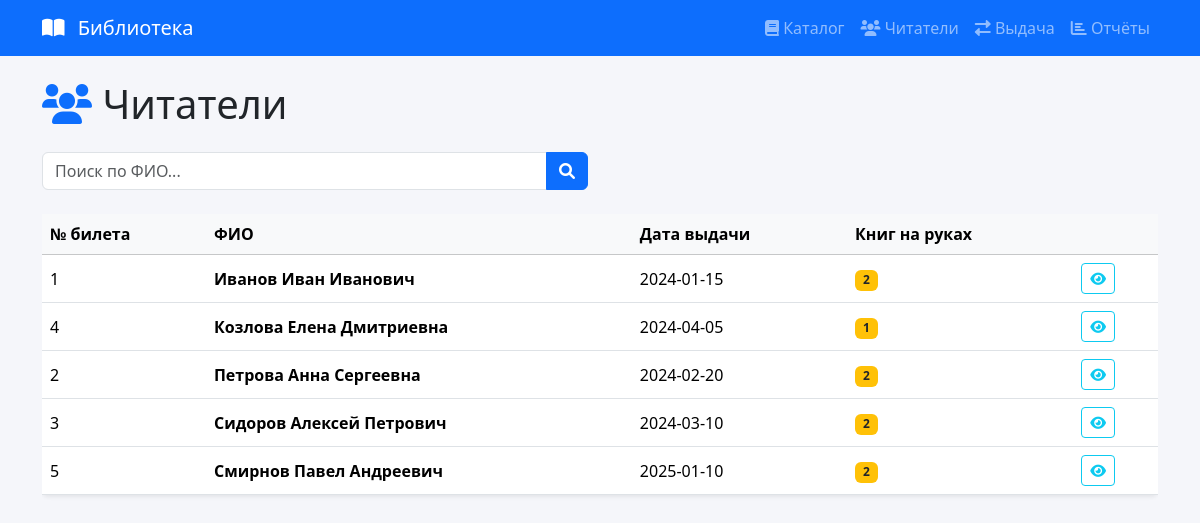
The page /readers on the database its author committed.
### tables this page shows
CREATE TABLE reader_card (
    id_reader_card INTEGER PRIMARY KEY AUTOINCREMENT,
    full_name TEXT NOT NULL,
    issue_date TEXT NOT NULL,
    photo BLOB
);

### main.py (the view)
@app.route('/readers')
def readers():
    conn = get_db()
    search = request.args.get('search', '').strip()
    if search:
        rows = conn.execute("""
            SELECT rc.*,
                   (SELECT COUNT(*) FROM issue i WHERE i.id_reader_card = rc.id_reader_card AND i.return_date IS NULL) AS books_on_hands
            FROM reader_card rc
            WHERE rc.full_name LIKE ?
            ORDER BY rc.full_name
        """, (f'%{search}%',)).fetchall()
    else:
        rows = conn.execute("""
            SELECT rc.*,
                   (SELECT COUNT(*) FROM issue i WHERE i.id_reader_card = rc.id_reader_card AND i.return_date IS NULL) AS books_on_hands
            FROM reader_card rc
            ORDER BY rc.full_name
        """).fetchall()
    conn.close()
    return render_template('readers.html', readers=rows, search=search)

### main.py (called while the page is built)
def get_db():
    conn = sqlite3.connect(DB_PATH)
    conn.row_factory = sqlite3.Row
    conn.execute("PRAGMA foreign_keys = ON")
    return conn

### templates/readers.html (shortened to what this page needs)
{% extends "base.html" %}
{% block content %}
<h1 class="mb-4"><i class="fas fa-users text-primary"></i> Читатели</h1>
<div class="row mb-4">
    <div class="col-md-6">
        <form method="GET" class="input-group">
            <input type="text" name="search" placeholder="Поиск по ФИО..." value="{{ search }}" class="form-control">
            <button class="btn btn-primary" type="submit"><i class="fas fa-search"></i></button>
        </form>
    </div>
</div>
{% if readers %}
<div class="table-responsive">
    <table class="table table-hover align-middle bg-white rounded shadow-sm">
        <thead class="table-light">
            <tr>
                <th>№ билета</th>
                <th>ФИО</th>
                <th>Дата выдачи</th>
                <th>Книг на руках</th>
                <th></th>
            </tr>
        </thead>
        <tbody>
            {% for r in readers %}
            <tr>
                <td>{{ r.id_reader_card }}</td>
                <td><strong>{{ r.full_name }}</strong></td>
                <td>{{ r.issue_date }}</td>
                <td>
                    {% if r.books_on_hands > 0 %}
                        <span class="badge bg-warning text-dark">{{ r.books_on_hands }}</span>
                    {% else %}
                        <span class="badge bg-success">0</span>
                    {% endif %}
                </td>
                <td><a href="{{ url_for('reader_detail', reader_id=r.id_reader_card) }}" class="btn btn-sm btn-outline-info"><i class="fas fa-eye"></i></a></td>
            </tr>
            {% endfor %}
        </tbody>
    </table>
</div>
{% else %}
<div class="empty-state">
    <i class="fas fa-users fa-3x"></i>
    <p class="text-muted">Читатели не найдены</p>
</div>
{% endif %}
{% endblock %}

### templates/base.html (style rules this page uses)
body { background: #f5f6fa; }

### rows shown on the page
reader_card: id_reader_card "1", full_name "Иванов Иван Иванович", issue_date "2024-01-15", books_on_hands "2"
reader_card: id_reader_card "4", full_name "Козлова Елена Дмитриевна", issue_date "2024-04-05", books_on_hands "1"
reader_card: id_reader_card "2", full_name "Петрова Анна Сергеевна", issue_date "2024-02-20", books_on_hands "2"
reader_card: id_reader_card "3", full_name "Сидоров Алексей Петрович", issue_date "2024-03-10", books_on_hands "2"
reader_card: id_reader_card "5", full_name "Смирнов Павел Андреевич", issue_date "2025-01-10", books_on_hands "2"
